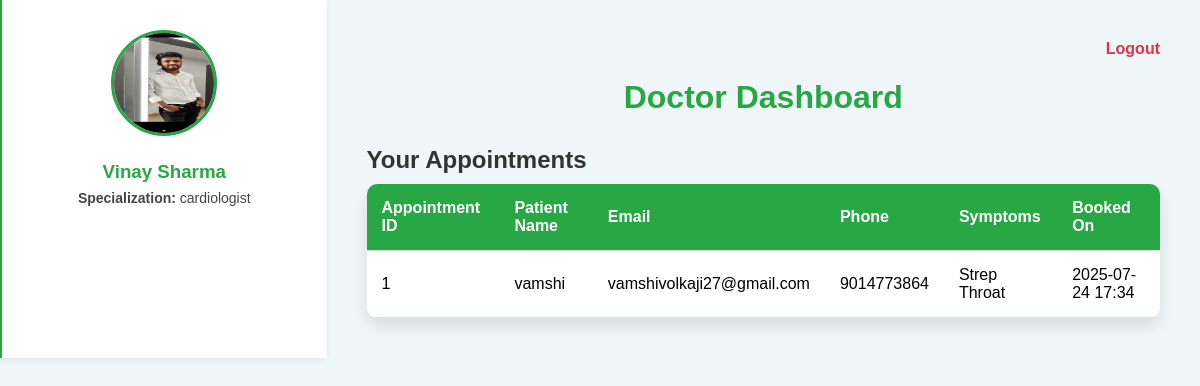
The app's page /doctor_dashboard (signed in) with its own data.
### app.py (models this page shows)
class Doctor(db.Model, UserMixin):
    id = db.Column(db.Integer, primary_key=True)
    name = db.Column(db.String(100))
    specialization = db.Column(db.String(100))
    email = db.Column(db.String(150), unique=True)
    password = db.Column(db.String(100))
    photo = db.Column(db.String(100))

class Appointment(db.Model):
    id = db.Column(db.Integer, primary_key=True)
    user_id = db.Column(db.Integer, db.ForeignKey('user.id'))
    doctor_id = db.Column(db.Integer, db.ForeignKey('doctor.id'))
    symptoms = db.Column(db.String(300))
    status = db.Column(db.String(20), default='Pending')
    timestamp = db.Column(db.DateTime, default=datetime.utcnow)
    user = db.relationship('User', backref='appointments')
    doctor = db.relationship('Doctor', backref='appointments')

class User(db.Model, UserMixin):
    id = db.Column(db.Integer, primary_key=True)
    username = db.Column(db.String(100), unique=True)
    email = db.Column(db.String(150), unique=True)
    password = db.Column(db.String(100))
    phone = db.Column(db.String(15))

### app.py (the view)
@app.route('/doctor_dashboard')
@login_required
def doctor_dashboard():
    if session.get('role') != 'doctor':
        flash("Access denied. Only doctors allowed.")
        return redirect('/')
    doctor = Doctor.query.get(current_user.id)
    if not doctor:
        flash("Doctor not found. Please log in again.")
        return redirect('/login_doctor')
    appointments = Appointment.query.filter_by(doctor_id=doctor.id).all()
    return render_template('doctor_dashboard.html', appointments=appointments, doctor=doctor)

### app.py (called while the page is built)
@login_manager.user_loader
def load_user(user_id):
    role = session.get('role')
    if role == 'doctor':
        return Doctor.query.get(int(user_id))
    return User.query.get(int(user_id))

### templates/doctor_dashboard.html (shortened to what this page needs)
<!DOCTYPE html>
<html lang="en">
<head>
</head>
<body>
    <div class="sidebar">
        <img src="{{ url_for('static', filename='uploads/' ~ current_user.photo) }}" alt="Doctor Picture">
        <h3>{{ current_user.name }}</h3>
        <p><strong>Specialization:</strong> {{ current_user.specialization }}</p>
    </div>
    <div class="main-content">
        <div class="logout">
            <a href="{{ url_for('logout') }}">Logout</a>
        </div>
        <h1>Doctor Dashboard</h1>
        <h2>Your Appointments</h2>
        {% if appointments %}
        <table>
            <thead>
                <tr>
                    <th>Appointment ID</th>
                    <th>Patient Name</th>
                    <th>Email</th>
                    <th>Phone</th>
                    <th>Symptoms</th>
                    <th>Booked On</th>
                </tr>
            </thead>
            <tbody>
                {% for appointment in appointments %}
                <tr>
                    <td>{{ appointment.id }}</td>
                    <td>{{ appointment.user.username }}</td>
                    <td>{{ appointment.user.email }}</td>
                    <td>{{ appointment.user.phone }}</td>
                    <td>{{ appointment.symptoms }}</td>
                    <td>{{ appointment.timestamp.strftime('%Y-%m-%d %H:%M') }}</td>
                </tr>
                {% endfor %}
            </tbody>
        </table>
        {% else %}
            <p style="font-size:18px;">No appointments yet.</p>
        {% endif %}
    </div>
</body>
</html>

### templates/doctor_dashboard.html (style rules this page uses)
body { font-family: Arial, sans-serif; background-color: #eef6f7; margin: 0; padding: 0; display: flex; }
.main-content { flex: 3; padding: 40px; }
.sidebar { flex: 1; background-color: #fff; padding: 30px; box-shadow: -2px 0 8px rgba(0, 0, 0, 0.1); border-left: 2px solid #28a745; display: flex; flex-direction: column; align-items: center; }
.sidebar img { width: 100px; height: 100px; border-radius: 50%; border: 3px solid #28a745; margin-bottom: 20px; }
.sidebar h3 { margin: 5px 0; color: #28a745; }
.sidebar p { margin: 2px 0; color: #444; font-size: 14px; }
.logout { text-align: right; margin-bottom: 20px; }
.logout a { color: #dc3545; text-decoration: none; font-weight: bold; }
h1 { text-align: center; color: #28a745; margin-bottom: 30px; }
h2 { color: #333; margin-bottom: 10px; }
table { width: 100%; border-collapse: collapse; background-color: #fff; border-radius: 10px; overflow: hidden; box-shadow: 0 8px 16px rgba(0, 0, 0, 0.1); }
th, td { padding: 15px; text-align: left; border-bottom: 1px solid #ddd; }
th { background-color: #28a745; color: white; }

### records on screen
Doctor: photo (picture), name "Vinay Sharma", specialization "cardiologist"
Appointment: id "1", user.username "vamshi", user.email "vamshivolkaji27@gmail.com", user.phone "9014773864", symptoms "Strep Throat", timestamp "2025-07-24 17:34"
